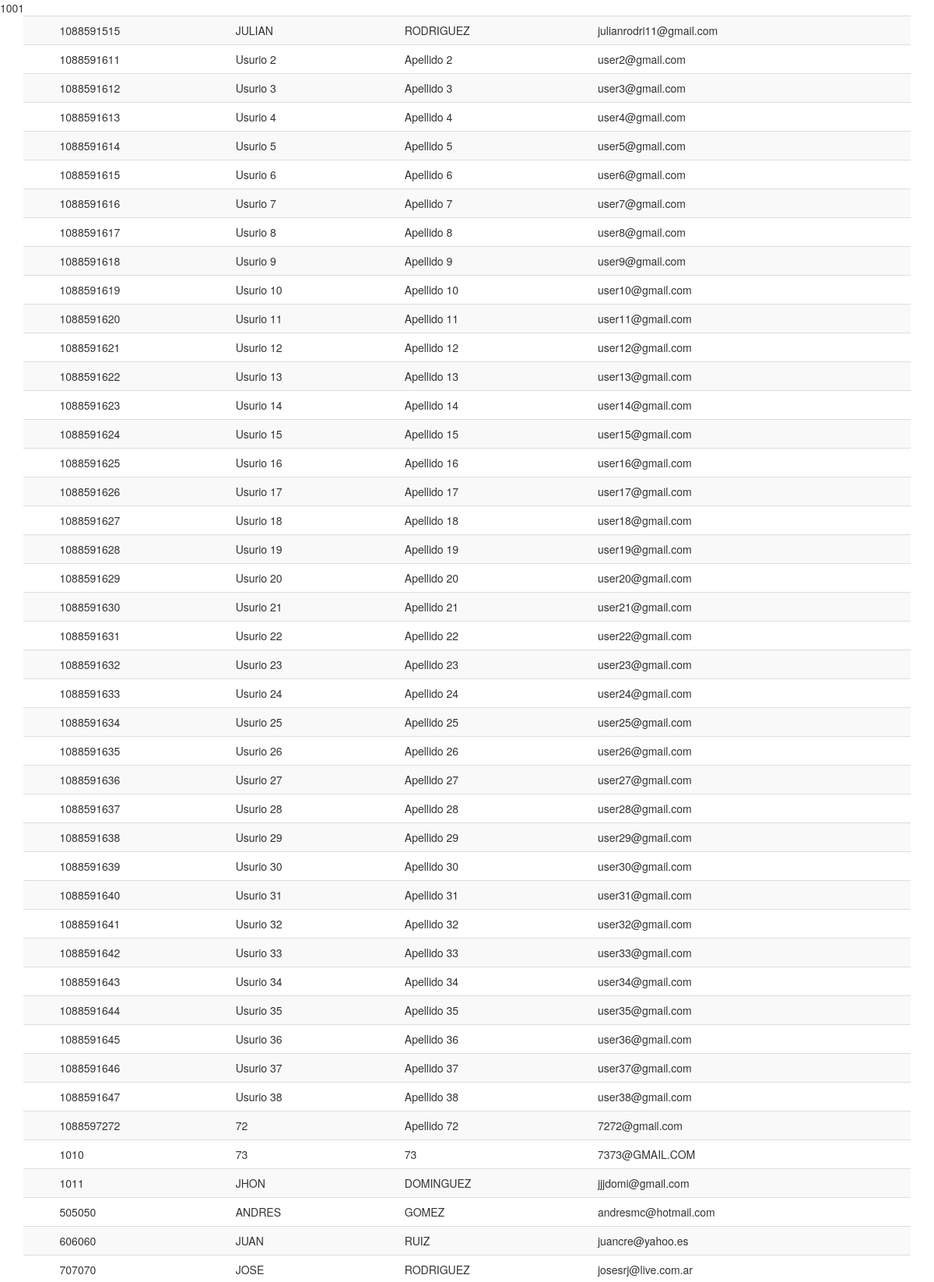
The page /agregar_estu_evaluacion.php?ideval=1001 (upper part) on the database its author committed.
### tables this page shows
CREATE TABLE `usuario` (
  `idusuario` int(11) NOT NULL,
  `tipoidentificacion` varchar(45) DEFAULT NULL,
  `numero_ide` varchar(45) DEFAULT NULL,
  `primer_nombre` varchar(45) DEFAULT NULL,
  `segundo_nombre` varchar(45) DEFAULT NULL,
  `primer_apellido` varchar(45) DEFAULT NULL,
  `segundo_apellido` varchar(45) DEFAULT NULL,
  `correo` varchar(45) DEFAULT NULL,
  `telefono` varchar(45) DEFAULT NULL,
  `direccion` varchar(45) DEFAULT NULL,
  `fecha_nac` varchar(45) DEFAULT NULL,
  `fk_idtipo_usuario` int(11) NOT NULL
);

### agregar_estu_evaluacion.php (the view, shortened to what this page needs)
<!doctype html>
<html>
<head>
</head>
<?php include_once("inc/estilos.php");
?>
<body>
<?php
	$conexion = new Conexion();
	if(empty($_GET["ideval"]) or !isset($_GET["ideval"]))
	{
	echo "Debe ingresar un dato numerico";
	}else
	{
	echo $ide_evaluacion=$_GET["ideval"];
    $consulta=mysqli_query($conexion,"select * from usuario");
    ?>
    <div class="container">
	<div class="table-responsive">
	<table class="table table-striped">
	<?php
	while($filas=mysqli_fetch_array($consulta))
	{	echo"<tr onClick=adicionar_aevaluacion('".$filas['numero_ide']."') ><td></td>";
		echo "<td>".$cedula=$filas['numero_ide']."</td>    ";
		echo "<td>".$cedula=$filas['primer_nombre']."</td>    ";
		echo "<td>".$cedula=$filas['primer_apellido']."</td>    ";
		echo "<td>".$cedula=$filas['correo']."</td>  </tr>";
	}
	?>
    </table>
    </div>
    </div>
<?php 	} ?>
</body>
</html>

### rows shown on the page
usuario: numero_ide "1088591515", primer_nombre "JULIAN", primer_apellido "RODRIGUEZ", correo "julianrodri11@gmail.com"
usuario: numero_ide "1088591611", primer_nombre "Usurio 2", primer_apellido "Apellido 2", correo "user2@gmail.com"
usuario: numero_ide "1088591612", primer_nombre "Usurio 3", primer_apellido "Apellido 3", correo "user3@gmail.com"
usuario: numero_ide "1088591613", primer_nombre "Usurio 4", primer_apellido "Apellido 4", correo "user4@gmail.com"
usuario: numero_ide "1088591614", primer_nombre "Usurio 5", primer_apellido "Apellido 5", correo "user5@gmail.com"
usuario: numero_ide "1088591615", primer_nombre "Usurio 6", primer_apellido "Apellido 6", correo "user6@gmail.com"
usuario: numero_ide "1088591616", primer_nombre "Usurio 7", primer_apellido "Apellido 7", correo "user7@gmail.com"
usuario: numero_ide "1088591617", primer_nombre "Usurio 8", primer_apellido "Apellido 8", correo "user8@gmail.com"
usuario: numero_ide "1088591618", primer_nombre "Usurio 9", primer_apellido "Apellido 9", correo "user9@gmail.com"
usuario: numero_ide "1088591619", primer_nombre "Usurio 10", primer_apellido "Apellido 10", correo "user10@gmail.com"
usuario: numero_ide "1088591620", primer_nombre "Usurio 11", primer_apellido "Apellido 11", correo "user11@gmail.com"
usuario: numero_ide "1088591621", primer_nombre "Usurio 12", primer_apellido "Apellido 12", correo "user12@gmail.com"
usuario: numero_ide "1088591622", primer_nombre "Usurio 13", primer_apellido "Apellido 13", correo "user13@gmail.com"
usuario: numero_ide "1088591623", primer_nombre "Usurio 14", primer_apellido "Apellido 14", correo "user14@gmail.com"
usuario: numero_ide "1088591624", primer_nombre "Usurio 15", primer_apellido "Apellido 15", correo "user15@gmail.com"
usuario: numero_ide "1088591625", primer_nombre "Usurio 16", primer_apellido "Apellido 16", correo "user16@gmail.com"
usuario: numero_ide "1088591626", primer_nombre "Usurio 17", primer_apellido "Apellido 17", correo "user17@gmail.com"
usuario: numero_ide "1088591627", primer_nombre "Usurio 18", primer_apellido "Apellido 18", correo "user18@gmail.com"
usuario: numero_ide "1088591628", primer_nombre "Usurio 19", primer_apellido "Apellido 19", correo "user19@gmail.com"
usuario: numero_ide "1088591629", primer_nombre "Usurio 20", primer_apellido "Apellido 20", correo "user20@gmail.com"
usuario: numero_ide "1088591630", primer_nombre "Usurio 21", primer_apellido "Apellido 21", correo "user21@gmail.com"
usuario: numero_ide "1088591631", primer_nombre "Usurio 22", primer_apellido "Apellido 22", correo "user22@gmail.com"
usuario: numero_ide "1088591632", primer_nombre "Usurio 23", primer_apellido "Apellido 23", correo "user23@gmail.com"
usuario: numero_ide "1088591633", primer_nombre "Usurio 24", primer_apellido "Apellido 24", correo "user24@gmail.com"
usuario: numero_ide "1088591634", primer_nombre "Usurio 25", primer_apellido "Apellido 25", correo "user25@gmail.com"
usuario: numero_ide "1088591635", primer_nombre "Usurio 26", primer_apellido "Apellido 26", correo "user26@gmail.com"
usuario: numero_ide "1088591636", primer_nombre "Usurio 27", primer_apellido "Apellido 27", correo "user27@gmail.com"
usuario: numero_ide "1088591637", primer_nombre "Usurio 28", primer_apellido "Apellido 28", correo "user28@gmail.com"
usuario: numero_ide "1088591638", primer_nombre "Usurio 29", primer_apellido "Apellido 29", correo "user29@gmail.com"
usuario: numero_ide "1088591639", primer_nombre "Usurio 30", primer_apellido "Apellido 30", correo "user30@gmail.com"
usuario: numero_ide "1088591640", primer_nombre "Usurio 31", primer_apellido "Apellido 31", correo "user31@gmail.com"
usuario: numero_ide "1088591641", primer_nombre "Usurio 32", primer_apellido "Apellido 32", correo "user32@gmail.com"
usuario: numero_ide "1088591642", primer_nombre "Usurio 33", primer_apellido "Apellido 33", correo "user33@gmail.com"
usuario: numero_ide "1088591643", primer_nombre "Usurio 34", primer_apellido "Apellido 34", correo "user34@gmail.com"
usuario: numero_ide "1088591644", primer_nombre "Usurio 35", primer_apellido "Apellido 35", correo "user35@gmail.com"
usuario: numero_ide "1088591645", primer_nombre "Usurio 36", primer_apellido "Apellido 36", correo "user36@gmail.com"
usuario: numero_ide "1088591646", primer_nombre "Usurio 37", primer_apellido "Apellido 37", correo "user37@gmail.com"
usuario: numero_ide "1088591647", primer_nombre "Usurio 38", primer_apellido "Apellido 38", correo "user38@gmail.com"
usuario: numero_ide "1088597272", primer_nombre "72", primer_apellido "Apellido 72", correo "7272@gmail.com"
usuario: numero_ide "1010", primer_nombre "73", primer_apellido "73", correo "7373@GMAIL.COM"
usuario: numero_ide "1011", primer_nombre "JHON", primer_apellido "DOMINGUEZ", correo "jjjdomi@gmail.com"
usuario: numero_ide "505050", primer_nombre "ANDRES", primer_apellido "GOMEZ", correo "andresmc@hotmail.com"
usuario: numero_ide "606060", primer_nombre "JUAN", primer_apellido "RUIZ", correo "juancre@yahoo.es"
usuario: numero_ide "707070", primer_nombre "JOSE", primer_apellido "RODRIGUEZ", correo "josesrj@live.com.ar"

### other values the page prints
$ide_evaluacion=$_GET["ideval"] "1001"
